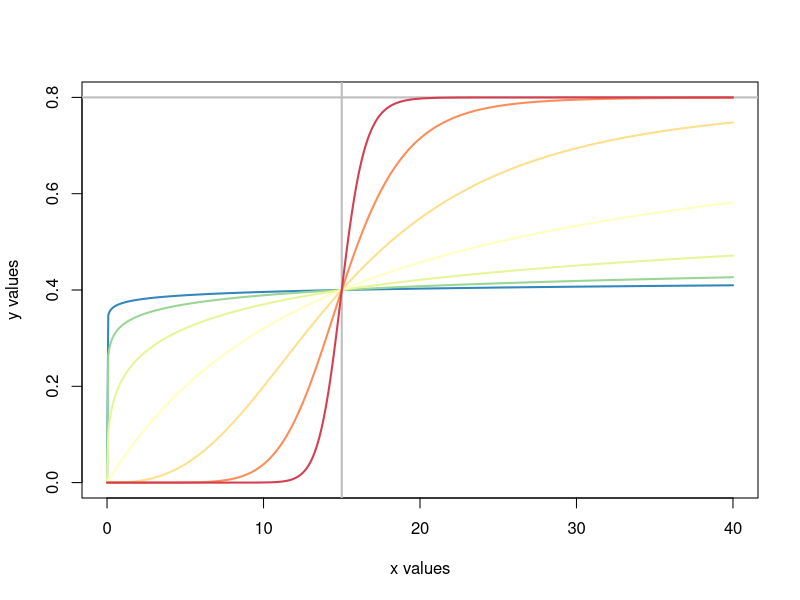
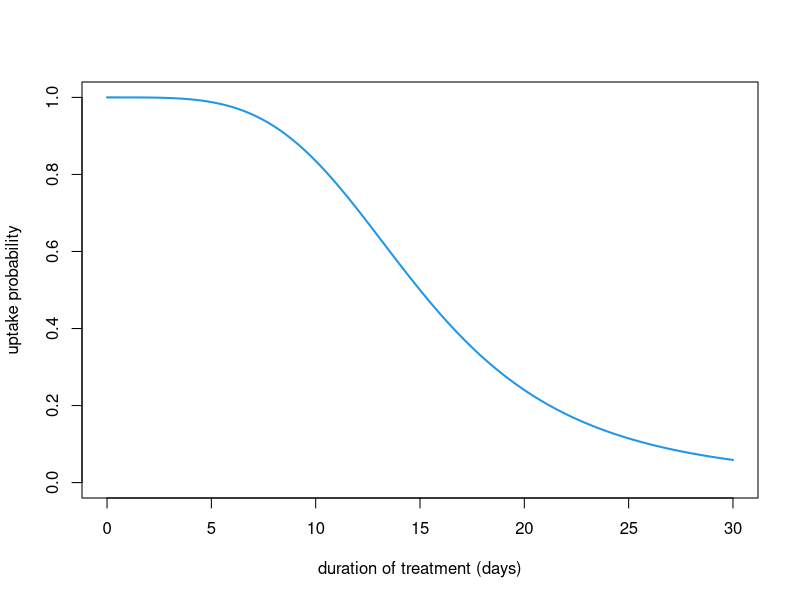
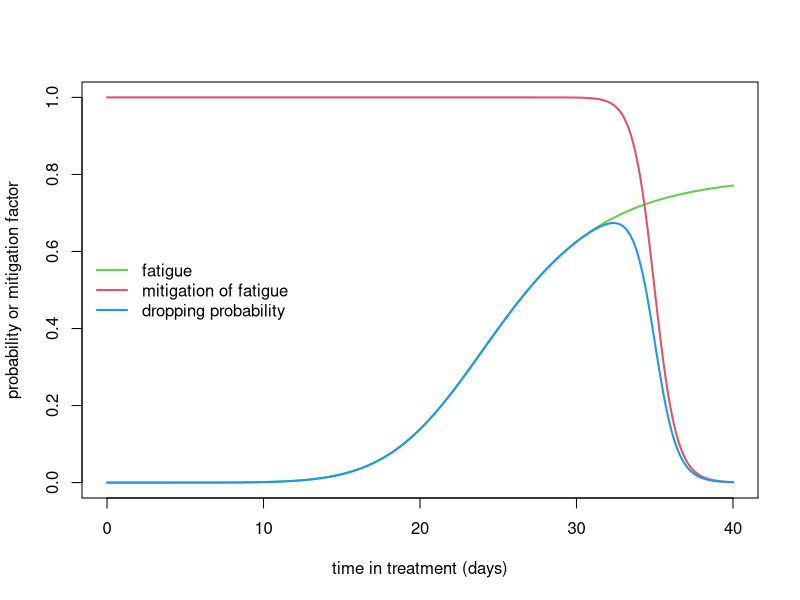
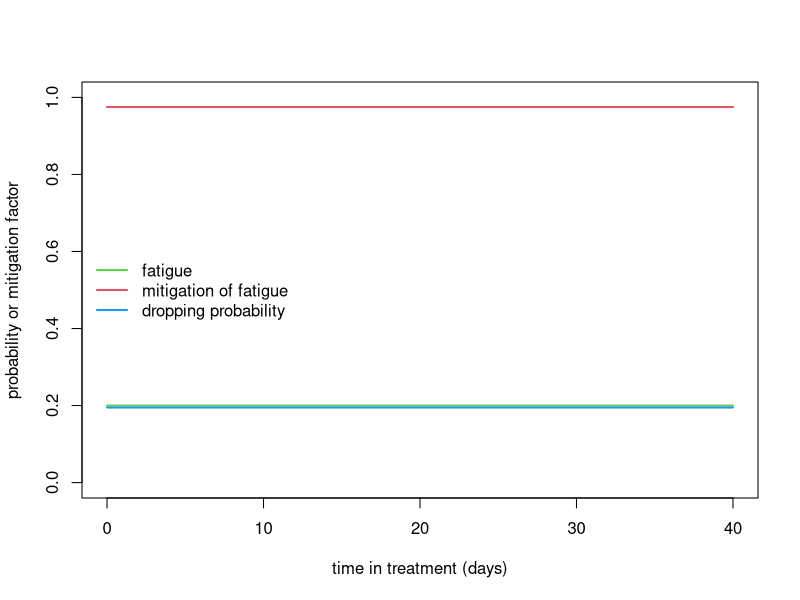
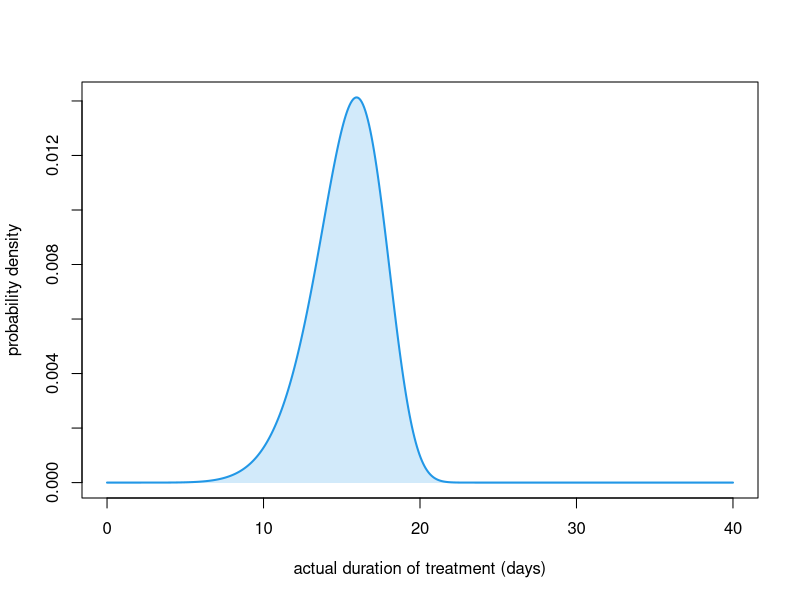
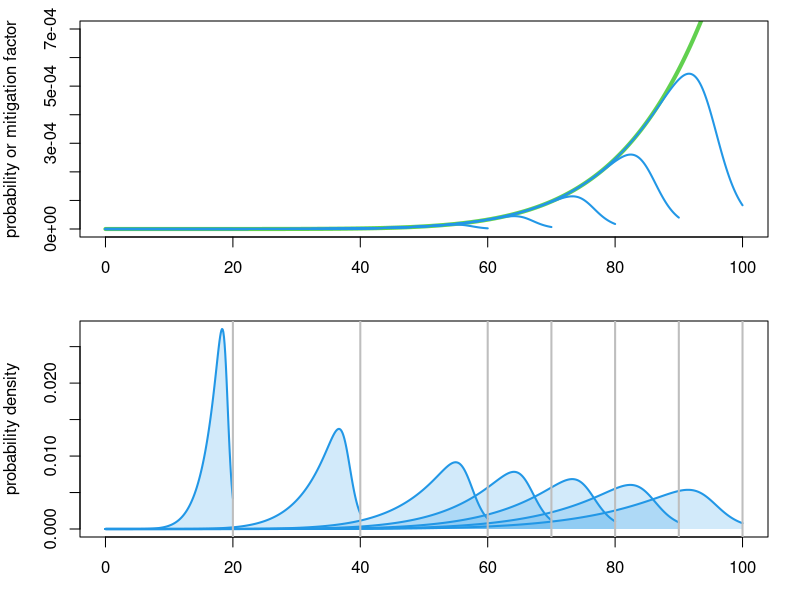
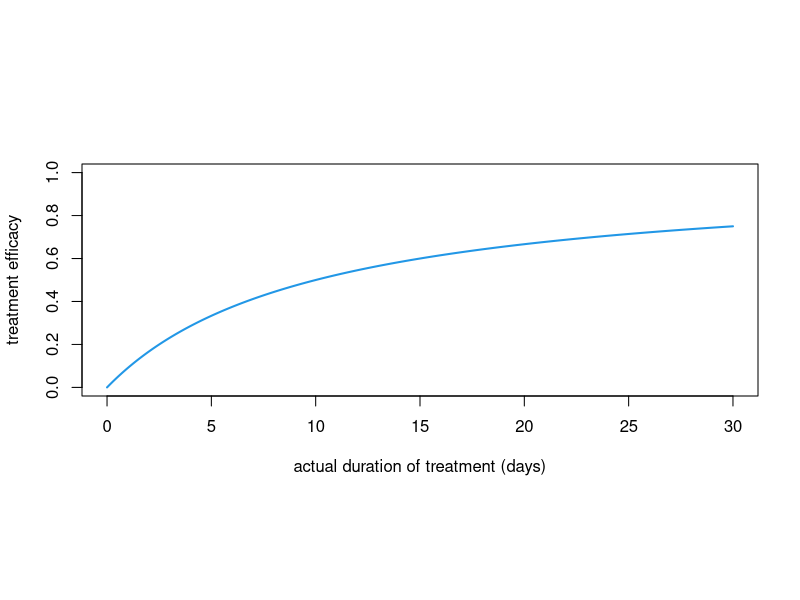
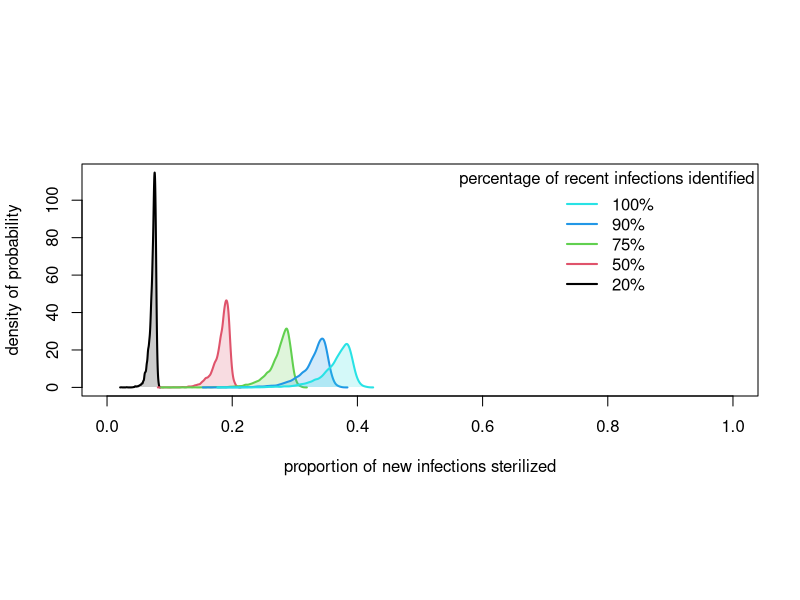

Write R code to recreate these figures, in order. (Note: this script raises an error after producing the figures.)
## ---- chunk 1
knitr::knit_hooks$set(
  margin = function(before, options, envir) {
    if (before) par(mgp = c(1.5, .5, 0)) #, bty = "n", plt = c(.105, .97, .13, .97))
    else NULL
  })

knitr::opts_chunk$set(echo       = TRUE,
                      message    = FALSE,
                      cache      = TRUE,
                      autodep    = TRUE,
#                      dev.args   = list(pointsize = 11),
                      fig.height = 5,
                      fig.width  = 1.4 * 5,
                      fig.retina = 2,
                      fig.align  = "center",
                      margin     = TRUE)
## ---- chunk 2
needed_packages <- c(
  "deSolve",
  "tibble",
  "purrr",
  "dplyr",
  "magrittr",
  "RColorBrewer"
)
## ---- chunk 3
to_install <- needed_packages[! needed_packages %in% installed.packages()[,"Package"]]
if (length(to_install)) install.packages(to_install)
## ---- chunk 4
library(tibble)
library(purrr)
library(dplyr)
library(magrittr)
## ---- chunk 5
lwd_val <- 2
## ---- chunk 6
ode2 <- function(...) tibble::as_tibble(as.data.frame(deSolve::ode(...)))

seq2 <- function(...) seq(..., le = 512)

plotl <- function(...) plot(..., type = "l", lwd = 2)

lines2 <- function(...) lines(..., lwd = 2)

legend2 <- function(...) legend(..., bty = "n")

abline2 <- function(..., col = 2) abline(..., lwd = lwd_val, col = col)

plot2 <- function(..., col = 4) plot(..., type = "l", lwd = lwd_val, col = col)

plot3 <- function(...) plot2(..., xlab = "actual duration of treatment (days)")

legend2 <- function(...) legend(..., lty = 1, lwd = lwd_val, bty = "n")

mclapply2 <- function(...) {
  parallel::mclapply(..., mc.cores = parallel::detectCores() - 1)
}

polygon2 <- function(x, y, col = 4, alpha = .2, ...) {
  polygon(c(x[1], x, tail(x, 1)), c(0, y, 0), col = adjustcolor(col, alpha),
          border = NA)
}

polygon3 <- function(x, y1, y2, col = 4, ...) {
  polygon(c(x, rev(x)), c(y1, rev(y2)), col = col, border = NA, ...)
}
## ---- chunk 7
hill <- function(x, X, Y, h) {
  x2h <- x^h
  Y * x2h / (X^h + x2h)
}
## ---- chunk 8
xs <- seq2(0, 40)
X <- 15
Y <- .8

plot(NA, xlim = c(0, max(xs)), ylim = c(0, Y), xlab = "x values", ylab = "y values")
abline2(v = X, col = "grey")
abline2(h = Y, col = "grey")

hs <- exp(seq(-3, 3))
cols <- rev(RColorBrewer::brewer.pal(n = length(hs), "Spectral"))
walk2(hs, cols, ~ lines2(xs, hill(xs, X, Y, h = .x), col = .y))
## ---- chunk 9
uptake <- function(pd, Xv, hv) {
  X2h <- Xv ^ hv
  X2h / (X2h + pd ^ hv)
}
## ---- chunk 10
ds <- seq2(0, 30)
plot2(ds, uptake(ds, 15, 4), ylim = 0:1,
      xlab = "duration of treatment (days)", ylab = "uptake probability")
## ---- chunk 11
probabilities <- function(
    pd = 40,                      # proposed duration of treatment
    Xf  = 25,   Yf = .8, hf = 7,  # fatigue
    Xmp = .875, Ym = 1,  hm = 50, # mitigation of fatigue
    lwd = 2,
    ylim = 0:1,
    add = FALSE,
    lgnd = TRUE) {                # whether to add the legend to the plot or not
  
  Xm <- Xmp * pd
  ts <- seq2(0, pd)

  fatigue <- hill(ts, Xf, Yf, hf)
  mitigation <- 1 - hill(ts, Xm, Ym, hm)
  
  if (! add) plot(ts, fatigue, ylim = ylim, col = 3, type = "l", lwd = lwd,
                  xlab = "time in treatment (days)",
                  ylab = "probability or mitigation factor")
  lines2(ts, mitigation, col = 2)
  lines2(ts, mitigation * fatigue, col = 4)
  
  if (lgnd & ! add)
    legend2("left", col = c(3, 2, 4),
            legend = c("fatigue", "mitigation of fatigue", "dropping probability"))
}
## ---- chunk 12
probabilities()
## ---- chunk 13
probabilities(hf = 0, hm = 0, Ym = .05, Yf = .4)
## ---- chunk 14
dropping_probability <- function(
    pd = 40,                        # proposed duration of treatment
    Xf  = 25,   Yf = .8, hf = 7,    # fatigue
    Xmp = .875, Ym = 1,  hm = 50,   # mitigation of fatigue
    by = pd / (le - 1), le = 512) { # sampling day in the treatment

  ts <- seq(0, pd, by)
  tibble(x = ts,
         y = hill(ts, Xf, Yf, hf) * (1 - hill(ts, Xmp * pd, Ym, hm)))
}
## ---- chunk 15
dropping_probability()
## ---- chunk 16
effective_duration <- function(
    pd = 40,                        # proposed duration of treatment
    Xf  = 25,   Yf = .8, hf = 7,    # fatigue
    Xmp = .875, Ym = 1,  hm = 50,   # mitigation of fatigue
    by = pd / (le - 1), le = 512) { # sampling effective durations of treatment
  
  dp <- dropping_probability(pd, Xf, Yf, hf, Xmp, Ym, hm, by, le)
  y <- dp$y
  dens <- c(y[1], y[-1] * cumprod(1 - y[-length(y)]))
  tibble(x = dp$x,
         y = dens / sum(dens))
}
## ---- chunk 17
with(effective_duration(), {
  plot3(x, y, ylab = "probability density")
  polygon2(x, y)
})
## ---- chunk 18
explore_dropping <- function(
    Xf  = 200,  Yf  = .15, hf  = 7,
    Xmp = .875, Ym  = 1,   hm  = 50,
    by  = .1, ylim = c(0, .2),
    proposed_durations = c(20, 40, seq(60, 100, 10))) {

  proposed_durations <- sort(proposed_durations)

  eds <- map(proposed_durations,
             ~ effective_duration(.x, Xf, Yf, hf, Xmp, Ym, hm, by))
  
  opar <- par(mfrow = 2:1, plt = c(.1, .96, .21, .93))
  
  probabilities(tail(proposed_durations, 1),
                Xf, Yf, hf, Xmp, Ym, hm, lwd = 4, ylim = ylim, lgnd = FALSE)
  walk(head(proposed_durations, -1),
       ~ probabilities(.x, Xf, Yf, hf, Xmp, Ym, hm, add = TRUE))
  
  plot(NA,
       xlim = c(0, max(proposed_durations)),
       ylim = c(0, max(unlist(map(eds, ~ .x$y)))),
       xlab = "effective duration of treatment (days)",
       ylab = "probability density")
  walk(eds, ~ with(.x, {
    lines2(.x$x, .x$y, col = 4)
    polygon2(x, y)
  }))
  abline2(v = proposed_durations, col = "grey")
  
  par(opar)
}
## ---- chunk 19
explore_dropping(Xmp = .95, hm = 50, ylim = c(0, .0007))
## ---- chunk 20
draw_durations <- function(
    pd = 40,                        # proposed duration of treatment
    Xf  = 25,   Yf = .8, hf = 7,    # fatigue
    Xmp = .875, Ym = 1,  hm = 50,   # mitigation of fatigue
    by = pd / (le - 1), le = 512,   # sampling effective durations of treatment 
    n = 1000) {                     # number to draw
  with(effective_duration(pd, Xf, Yf, hf, Xmp, Ym, hm, by, le), sample(x, n, TRUE, y)) 
}                    
## ---- chunk 21
draw_durations(n = 10)
## ---- chunk 22
ts <- seq2(0, 30)
plot3(ts, hill(ts, 10, 1, 1), ylim = 0:1, ylab = "treatment efficacy")
## ---- chunk 23
pi_value <- function(
    tau = .99,
    pd = 10,
    
    Xv  = 15, hv = 4,
    Xf  = 200,  Yf = .15, hf = 7,
    Xmp = .875, Ym = 1,   hm = 50,
    Xe  = 10,   Ye = 1,   he = 1,
    
    by = pd / (le - 1), le = 512,
    n = 1000) {
  
  tau *
    uptake(pd, Xv, hv) *
    hill(draw_durations(pd, Xf, Yf, hf, Xmp, Ym,  hm, by, le, n), Xe, Ye, he)
}
## ---- chunk 24
tau_vals <- c(.2, .5, .75, .9, 1)

out1 <- tau_vals |>
  map(~ pi_value(tau = .x, pd = 10, n = 1e4, le = 1e6)) |> 
  map(density)

plot2(NA, xlim = 0:1, ylim = c(0, max(unlist(map(out1, extract2, "y")))),
      xlab = "proportion of new infections sterilized", ylab = "density of probability")

walk2(out1, seq_along(tau_vals), ~ with(.x, {
  polygon2(x, y, col = .y)
  lines2(x, y, col = .y)
}))

add_legend_sterilization <- function(...) {
  legend2("topright", legend = paste0(rev(100 * tau_vals), "%"),
          col = rev(seq_along(tau_vals)),
          title = "percentage of recent infections identified")
}

add_legend_sterilization()
## ---- chunk 25
quantplot <- function(x, y, probs = c(.025, seq(.05, .95, .05), .975),
                      col = adjustcolor(4, .07)) {
  y <- map_dfr(y, quantile, probs)
  nbcol <- ncol(y)
  nb <- (nbcol - (nbcol %% 2)) / 2 - 1
  walk(0:nb, ~ polygon3(x, y[[1 + .x]], y[[nbcol - .x]], col = col))
}
## ---- chunk 26
pd_vals <- seq(1, 40, le = 512)
out <- map(tau_vals,
           ~ mclapply2(pd_vals,
                       function(x) pi_value(pd = x, tau = .x, n = 1e4, le = 1e6)))
## ---- chunk 27
plot(NA, xlim = c(0, 45), ylim = 0:1,
     xlab = "proposed duration of treatment (days)",
     ylab = "proportion of new infections sterilized")

walk2(out,
      seq_along(out),
      ~ quantplot(pd_vals, .x,  probs = seq(.025, .975, le = 75),
                  col = adjustcolor(.y, .03)))

add_legend_sterilization()
## ---- chunk 28
sid_dyn <- function(N, I0 = 0, D0, beta, gamma, pi, delta, alpha, times) {
  ode2(c(S = N - I0 - D0, I = I0, D = D0),
       times,
       function(time, state, pars) {
         with(as.list(c(state, pars)), {
           infection <- (1 - pi) * beta * D * S
           dS  <- gamma * I + alpha * D - infection
           dI  <- infection - (delta + gamma) * I
           dD  <- delta * I - alpha * D
           list(c(dS, dI, dD))
         })
       },
       c(beta = beta, gamma = gamma, pi = pi, delta = delta, alpha = alpha))
}
## ---- chunk 29
sid_equ <- function(N, beta, gamma, pi, delta, alpha) {
  Dstar <- delta * N / (alpha + delta) - alpha * (delta + gamma) /
           ((alpha + delta) * (1 - pi) * beta)
  Istar <- alpha * Dstar / delta
  c(S = N - Istar - Dstar, I = Istar, D = Dstar)
}
## ---- chunk 30
plot_sid_dyn_equ <- function(
    N     = 1e5,
    D0    = 350,
    beta  = .000001,
    gamma = 0,
    pi    = 0,
    delta = .0001,
    alpha = 1 / 70,
    times = seq2(0, 25000)) {
  sims <- sid_dyn(N = N, I0 = 0, D0 = D0, beta = beta, gamma = gamma, pi = pi,
                  delta = delta, alpha = alpha, times = times)

  equs <- sid_equ(N = N, beta = beta, gamma = gamma, pi = pi,
                  delta = delta, alpha = alpha)
  
  plotl2 <- function(...) plotl(..., xlab = "time (year)")
  
  opar <- par(mfrow = c(1, 3), cex = 1, plt = c(.25, .95, .25, .9))
  with(sims, {
    plotl2(time, I, col = 2, ylab = "infection prevalence")
    abline(h = equs["I"], col = 2)
    plotl2(time, D, col = 3, ylab = "disease prevalence")
    abline(h = equs["D"], col = 3)
    plotl2(time, delta * I, col = 4, ylab = "yearly disease incidence")
    abline(h = delta * equs["I"], col = 4)
  })
  par(opar)
}
## ---- chunk 31
plot_sid_dyn_equ()
## ---- chunk 32
sid_param_val <- function(inf_prev, dis_prev, dis_incd, N = 1e5) {
  delta <- dis_incd / inf_prev
  alpha <- dis_incd / dis_prev
  c(alpha = alpha,
    beta  = alpha * delta / (delta * N - (alpha + delta) * dis_prev),
    delta = delta)
}
## ---- chunk 33
(sid_p_val <- sid_param_val(2e4, 176, 322))
## ---- chunk 34
plot_sid_dyn_equ(D0    = 176,
             beta  = sid_p_val[["beta"]],
             delta = sid_p_val[["delta"]],
             alpha = sid_p_val[["alpha"]],
             times = seq2(0, 3000))
## ---- chunk 35
siid_dyn <- function(N = 1e5, Is0 = 0, If0 = 0, D0,
                    pi, p, beta, gammas, gammaf, deltas, deltaf, alpha, times) {
  ode2(c(S = N - Is0 - If0 - D0, Is = Is0, If = If0, D = D0),
       times,
       function(time, state, pars) {
         with(as.list(c(state, pars)), {
           infection <- beta * D * S
           dS  <- gammas * Is + gammaf * If + alpha * D - (1 - p * pi) * infection
           dIs <- (1 - p) * infection - (gammas + deltas) * Is
           dIf <- (1 - pi) * p * infection - (gammaf + deltaf) * If
           dD  <- deltas * Is + deltaf * If - alpha * D
           list(c(dS, dIs, dIf, dD))
         })
       },
       c(pi = pi, p = p, beta = beta, gammas = gammas, gammaf = gammaf,
         deltas = deltas, deltaf = deltaf, alpha = alpha))
}
## ---- chunk 36
siid_equ <- function(N = 1e5, pi, p, beta, gammas, gammaf, deltas, deltaf, alpha) {
  A  <- (alpha * deltaf + (1 + deltas) * gammaf) * (1 - p) +
        (alpha * deltas + (alpha + deltaf) * gammas) * (1 - pi) * p + 
        (1 - p * pi) * deltas * deltaf
  D  <- (((1 - p) * deltas * gammaf +
          (1 - pi) * p * gammas * deltaf +
          (1 - p * pi) * deltas * deltaf) * N - 
         (deltas * gammaf + gammas * deltaf + deltas * deltaf) * alpha / beta) / A
  If  <- (N - (alpha / deltas + 1) * D) * (1 - pi) * p * beta * D / 
         (gammaf + deltaf + (1 - deltaf / deltas) * (1 - pi) * p * beta * D)
  Is  <- (alpha * D - deltaf * If) / deltas
  c(S  = N - Is - If - D,
    Is = Is,
    If = If,
    D  = D)
}
## ---- chunk 37
plot_siid_dyn_equ <- function(
    N = 1e5,
    Is0 = 0,
    If0 = 0,
    D0 = 350,
    pi = 0,
    p = .9,
    beta = 1e-6,
    gammas = 0,
    gammaf = 0,
    deltas = 1e-6,
    deltaf = 1e-4,
    alpha = 1 / 70,
    times = seq2(0, 1000000)) {
  
  sims <- siid_dyn(N, Is0, If0, D0,
                  pi, p, beta, gammas, gammaf, deltas, deltaf, alpha, times)

  equs <- siid_equ(N, pi, p, beta, gammas, gammaf, deltas, deltaf, alpha)
  
  plotl2 <- function(...) plotl(..., xlab = "time (year)")
  
  opar <- par(mfrow = c(1, 4)) #, cex = 1, plt = c(.25, .95, .25, .9))
  with(sims, {
    incidence_dyn <- deltas * Is + deltaf * If
    incidence_equ <- deltas * equs["Is"] + deltaf * equs["If"]
    
    plotl2(time, Is + If, col = 1, ylab = "infection prevalence")
    abline(h = equs["Is"] + equs["If"], col = 1)
    
    plotl2(time, D,  col = 2, ylab = "disease prevalence")
    abline(h = equs["D"], col = 2)
    
    plotl2(time, incidence_dyn, col = 3, ylab = "yearly disease incidence")
    abline(h = incidence_equ, col = 3)
    
    plotl2(time, deltaf * If / incidence_dyn, col = 4,
           ylab = "proportion of fast infections")
    abline(h = deltaf * equs["If"] / incidence_equ, col = 4)
  })
  par(opar)
}
## ---- chunk 38
plot_siid_dyn_equ()
## ---- chunk 39
N <- 1e5
beta <- .000001
gamma <- gammas <- gammaf <- 0
pi <- 0
delta <- deltas <- deltaf <- .0001
alpha <- 1 / 70
p <- 1
sid_equ(N, beta, gamma, pi, delta, alpha)
siid_equ(N, pi, p, beta, gammas, gammaf, deltas, deltaf, alpha)
## ---- chunk 40
siid_equ2 <- function(N = 1e5, p, beta, gammas, gammaf, deltas, deltaf, alpha) {
  D <- (((gammaf + deltaf) * deltas +
           (gammas * deltaf - deltas * gammaf) * p) * beta * N -
          (gammas * deltaf + (gammaf + deltaf) * deltas) * alpha) /
    (((alpha + deltas) * deltaf + (1 - p) * (1 + deltas) * gammaf +
        ((deltaf + alpha) * gammas - (deltaf - deltas) * alpha) * p) * beta)
  
  c(D = D,
    I = ((N - D) * (deltaf - deltas) * p * beta - (gammaf + deltaf) * alpha) * D /
      ((deltaf - deltas) * p * beta * D - (gammaf + deltaf) * deltas),
    df = (deltas * N - (alpha + deltas) * D) * deltaf * p * beta * D / 
      ((gammaf + deltaf) * deltas - (deltaf - deltas) * p * beta * D),
    ds = D * (alpha + (deltas * N - (alpha + deltas) * D) * p * beta * deltaf /
                ((deltaf - deltas) * p * beta * D - (gammaf + deltaf) * deltas))
    )
}
## ---- chunk 41
siid_equ2(N = 1e5, p = 1, beta = .00001, gammas = 1 / 70, gammaf = 0, deltas = 1 / 50, deltaf = 1 / 5, alpha = 1 / 70)
## ---- chunk 42
plot_siid_dyn_equ2 <- function(
    N = 1e5,
    Is0 = 0,
    If0 = 0,
    D0 = 350,
    pi = 0,
    p = .9,
    beta = 1e-6,
    gammas = 0,
    gammaf = 0,
    deltas = 1e-6,
    deltaf = 1e-4,
    alpha = 1 / 70,
    times = seq2(0, 1000000)) {
  
  sims <- siid_dyn(N, Is0, If0, D0,
                  pi, p, beta, gammas, gammaf, deltas, deltaf, alpha, times)

  equs <- siid_equ2(N, p, beta, gammas, gammaf, deltas, deltaf, alpha)

  plotl2 <- function(...) plotl(..., xlab = "time (year)")
  
  opar <- par(mfrow = c(1, 4)) #, cex = 1, plt = c(.25, .95, .25, .9))
  with(sims, {
    plotl2(time, Is + If, col = 1, ylab = "infection prevalence")
    abline(h = equs["I"], col = 1)
    
    plotl2(time, D,  col = 2, ylab = "disease prevalence")
    abline(h = equs["D"], col = 2)
    
    plotl2(time, deltaf * If, col = 3, ylab = "yearly fast disease incidence")
    abline(h = equs["df"], col = 3)

    plotl2(time, deltas * Is, col = 4, ylab = "yearly slow disease incidence")
    abline(h = equs["ds"], col = 4)
  })
  par(opar)
}
## ---- chunk 43
plot_siid_dyn_equ2()
## ---- chunk 44
siid_param_val <- function(I, D, ds, df, N, deltaf) {
  d     <- ds + df
  S     <- N - I - D
  B     <- df^2 - (deltaf * I - ds) * df
  c(alpha  = d / D,
    deltas = deltaf * ds / (deltaf * I - df),
    beta   = (
               (D * S - d) * d * df + 
               (
                 (ds * N - d * I) * d + 
                 (I * S - ds) * d * D +
                 (ds * N - (df + 2 * ds) * I) * D^2 -
                 ds * D^3
               ) * deltaf
             ) / 
             (
               deltaf * ds * S * D * N
             ),
    p      = (df *ds * deltaf * N) / 
             (
               (B + (N - I) * deltaf * ds) * d +
               ((I * N - ds - I^2) * deltaf - (N - I) * df) * d * D +
               (B - (N - 2 * I) * deltaf * ds) * D^2 -
               deltaf * ds * D^3   
             )
  )
}
## ---- chunk 45
x <- .9
di <- 176
D <- 322
df <- round(x * di)
siid_param_val(I = 1e4, D = D, ds = di - df, df = df, N = 1e5, deltaf = 1 / 2)
siid_param_val(I = 3e4, D = D, ds = di - df, df = df, N = 1e5, deltaf = 1 / 2)
## ---- chunk 46
deltaf <- 1 / 2
N <- 1e5
x <- .9
di <- 176
D0 <- 322

siid_p_val <- siid_param_val(I = 2e4, D = D0, ds = di - df, df = df, N = N,
                             deltaf = deltaf)

siid_equ_val <- siid_equ(N = N, pi = 0, p = siid_p_val[["p"]],
                         beta = siid_p_val[["beta"]], gammas = 0, gammaf = 0,
                         deltas = siid_p_val[["deltas"]], deltaf = deltaf,
                         alpha = siid_p_val[["alpha"]])

plot_siid_dyn_equ(
    N = N,
    Is0 = siid_equ_val[["Is"]],
    If0 = siid_equ_val[["If"]],
    D0 = siid_equ_val[["D"]],
    pi = 0,
    p = siid_p_val[["p"]],
    beta = siid_p_val[["beta"]],
    gammas = 0,
    gammaf = 0,
    deltas = siid_p_val[["deltas"]],
    deltaf = 1 / 2,
    alpha = siid_p_val[["alpha"]],
    times = seq2(0, 1000000))
